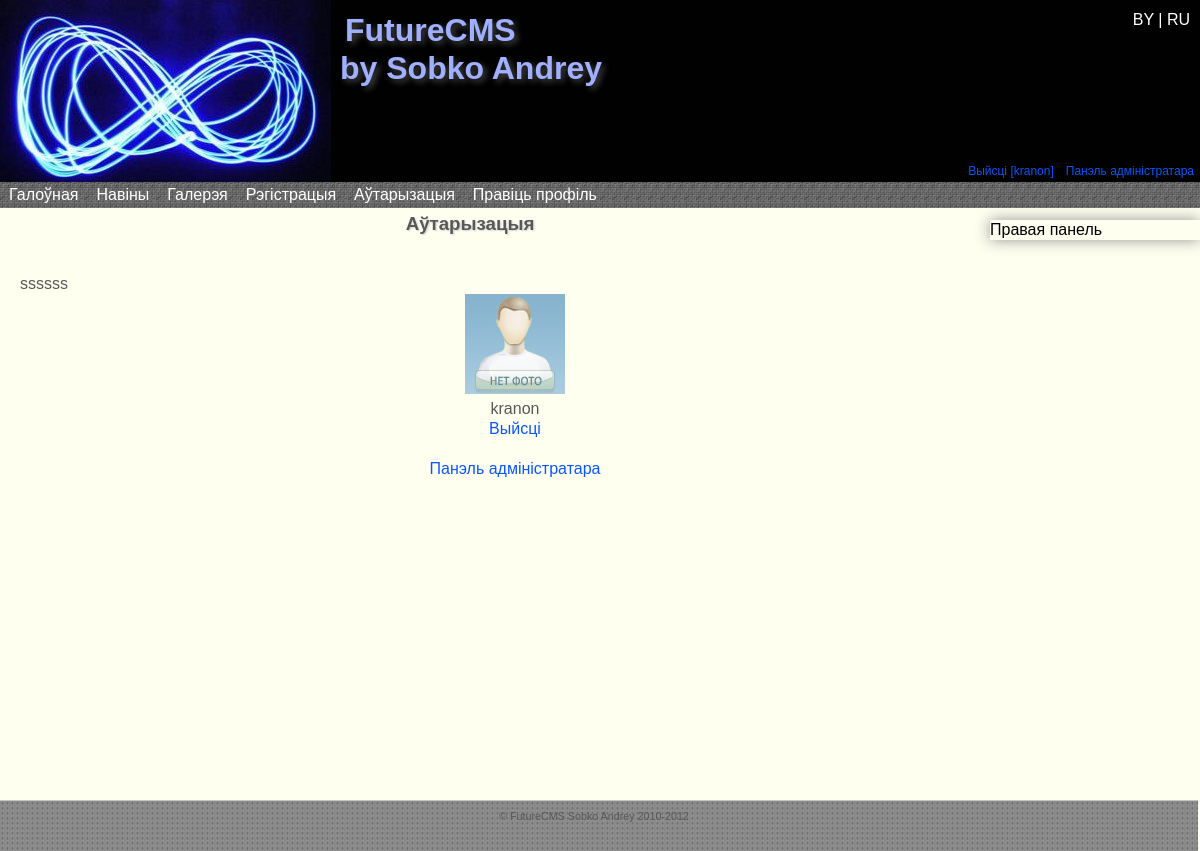
/Avtorizatsiya.php (signed in), run on the app's committed database.
### tables this page shows
CREATE TABLE IF NOT EXISTS `settings` (
  `id` int(11) NOT NULL AUTO_INCREMENT,
  `siteName` varchar(300) NOT NULL,
  `siteHeader` varchar(300) NOT NULL,
  `siteFooter` varchar(300) NOT NULL,
  `metaTitle` varchar(300) NOT NULL,
  `metaKeywords` varchar(300) NOT NULL,
  `metaDescription` varchar(300) NOT NULL,
  `metaCharset` varchar(300) NOT NULL,
  PRIMARY KEY (`id`)
);

CREATE TABLE IF NOT EXISTS `menu` (
  `id` int(11) NOT NULL AUTO_INCREMENT,
  `num` int(11) NOT NULL,
  `lang1` varchar(50) NOT NULL,
  `lang2` varchar(50) NOT NULL,
  `link` text NOT NULL,
  `published` int(11) NOT NULL DEFAULT '0',
  `in` int(2) NOT NULL DEFAULT '0',
  PRIMARY KEY (`id`)
);

CREATE TABLE IF NOT EXISTS `page` (
  `id` int(11) NOT NULL AUTO_INCREMENT,
  `lang1` varchar(150) NOT NULL,
  `lang2` varchar(150) NOT NULL,
  `link` varchar(200) NOT NULL,
  `text_lang1` longtext NOT NULL,
  `text_lang2` longtext NOT NULL,
  `in_menu` int(11) NOT NULL DEFAULT '0',
  PRIMARY KEY (`id`)
);

### core/config.php (called while the page is built, shortened)
<?php
include 'classes/base.class.php';
$db = new DataBase('localhost','root','root');
$db->SelectDataBase('future_cms');
$sql="SELECT `id`,`siteName`,`siteHeader`,`siteFooter`,`metaTitle`,`metaKeywords`,`metaDescription`,`metaCharset` FROM `settings`";
$res=$db->query($sql);
while ($row = mysql_fetch_array($res)){
	$site['lang'.$row['id']]=array(
			'name'=>$row['siteName'],
			'header'=>$row['siteHeader'],
			'footer'=>$row['siteFooter']
		);
}
$site['version']='12.13.5';
?>

### core/classes/base.class.php (the view, shortened to what this page needs)
<?php
class DataBase{
    private $host= '';
    private $user= '';
    private $pass= '';
    private $connection;
    public function __construct($host="",$user="",$pass=""){
        $this->host = $host;
        $this->user = $user;
        $this->pass = $pass;
    }
    public function connect(){
		$this->connection = mysql_connect($this->host,$this->user,$this->pass) or die("could not connect to DB");
        return $this->connection;
    }
	public static function query($sql){
		$res=mysql_query($sql) or die(mysql_error());
		return $res;
    }
    public function MenuRead($lang,$dir=''){
		if($this->connection){
			$sql="SELECT `id`,`num`,`link`,`".$lang."`,`in` FROM `menu` WHERE `published`='1' ORDER BY `num`;";
            $result = self::query($sql);
			while ($row = mysql_fetch_array($result, MYSQL_BOTH)){
				$menu[$row['num']]=array(
						'id'=>$row['id'],
						'in'=>$row['in'],
						'name'=>$row[$lang],
						'link'=>$row['link']
						);
			}
			foreach($menu as $val){
					if ($val['in']==0){
						echo '<li><a href="'.$val['link'].'">'.$val['name'].'</a>';
						echo '<ul>';
						echo '</ul></li>';
					}
				}
        }
    }
    public function ReadPageName($PageLink,$lang){
		if($this->connection){
            $sql="SELECT `".$lang."` FROM `page` WHERE `link` = '".$PageLink."'";
			$result=self::query($sql);
			while ($row = mysql_fetch_array($result, MYSQL_BOTH)){
				$pageData=$row[$lang];
			}
			return $pageData;
        }
    }
    public function WordsTranslate($lang){
		if($this->connection){
			$num=1;
			$sql="SELECT `".$lang."` FROM `language`";
			$result = self::query($sql);
			while ($row = mysql_fetch_array($result, MYSQL_BOTH)){
				$word[$num]=$row[$lang];
				$num++;
			}
			return $word;
        }
    }
}
?>

### core/html_templates/html_template.php (shortened to what this page needs)
<!DOCTYPE html PUBLIC "-//W3C//DTD XHTML 1.0 Strict//EN" "http://www.w3.org/TR/xhtml1/DTD/xhtml1-strict.dtd">
<html xmlns="http://www.w3.org/1999/xhtml">
<head>
    <link rel="stylesheet" href="design/style_main.css" type="text/css" media="screen, projection" />
	<link rel="stylesheet" href="design/droppy.css" type="text/css" media="screen, projection" />
    <link rel="stylesheet" href="design/form_err.css" type="text/css" media="screen, projection" />
	<?php echo $style;?>
</head>
<body>
    <div id="wrapper">
        <div id="header" align="left" class="head_grad">
            <div id="symbol">
                <a href="index.php"><img src="design/symbol.png" class="iePNG"></a>
            </div>
			<div id="lang">
				<a href="core/lang1.php"> BY </a>|<a href="core/lang2.php"> RU </a>
			</div>
            <br /><h1><?php echo $header;?></h1><br />
            <div id="user">
                <?php
                    if ($_SESSION['login']==NULL){
                        echo '<a href="/Avtorizatsiya.php" id="ln">'.$word[1].'</a>
                        <a href="/Registratsiya.php">'.$word[2].'</a>';
                    }
                    else{
                        echo '<a href="core/logout.php"> '.$word[4].' ['.$_SESSION['login'].']</a>';
                    }
                    if (($_SESSION['group']=='1')|($_SESSION['group']=='2')){
                        echo '<a href="core/admin_p/">'.$word[3].'</a>';
                    }
                ?>
            </div>
        </div>
        <div id="middle">
            <div id="menu"class="menu_grad">
                <ul id="nav">
                    <?php $db->MenuRead($lang);?>
                </ul>
            </div>
            <div id="container">
                <div id="content">
                    <h3><?php echo $name;?></h3>
ssssss
                    <?php
		echo $form;
	?>
                </div>
            </div>
            <?php include 'core/sideRight.php';?>
            </div>
            </div>
            <div id="footer" align="center">
            <?php
                echo $footer;
            ?>
        </div>
    </body>
</html>

### core/sideRight.php
<?php
$sql="SELECT `text_".$lang."` FROM `page` WHERE `link`='RightSideBar'";
$result = $db->query($sql);
while ($row = mysql_fetch_array($result)){
	echo $row[0];
}
?>

### design/style_main.css (style rules this page uses)
* { margin: 0; padding: 0; }
html { height: 100%; }
body { font: 1em/1.250em Arial, Tahoma, Verdana, sans-serif; width: 100%; height: 100%; min-height:100%; background: #FFFFFF; position:relative; background-color: #FFFFF0; }
a { color: blue; outline: none; text-decoration: underline; }
p { margin: 0 5px 18px; }
img { border: none; }
#wrapper { position: relative; width: 100%; min-width: 1000px; margin: 0 auto; padding: 0; min-height: 100%; height: auto !important; height: 100%; }
#header { position: relative; height: 185px; background-color: #010101; }
#header h1 { position: absolute; margin-left: 340px; color: #A1AFFF; text-shadow: #494949 0.1em 0.1em 0.2em; }
#user { float: right; margin-top: 120px; }
#user a { padding:3px 6px; font-size: 0.75em; color:#0956fe; text-decoration:none; }
#menu { position: relative; float: left; width: 100%; height: 25px; top:-6px; padding: 0 0 1px 0; color:#FFFFFF; z-index: 5; background-image: url('menu2.jpg'); }
#symbol { position: relative; float: left; }
#lang { position: relative; float: right; right: 10px; top:10px; color: #FFFFFF; z-index: 2; }
#lang a { color: #FFFFFF; text-decoration: none; }
#middle { width: 100%; padding: 0 0 100px; height: 1%; }
#middle:after { content: '.'; display: block; clear: both; visibility: hidden; height: 0; }
#container { width: 100%; float: left; overflow: hidden; }
#content { position: relative; float: left; padding: 40px 230px 0 20px; color: #585858; min-height:100%; width: 75%; }
#content h3 { position: relative; top: -40px; text-shadow: #D2D2D2 0.07em 0.07em 0.1em; text-align: center; }
#sideRight { position: absolute; float: right; width: 210px; top: 220px; right: 0px; box-shadow:#949494 0 0 15px; -moz-box-shadow:#949494 0 0 15px; -webkit-box-shadow:#949494 0 0 15px; }
#footer { position: relative; width: 99%; min-width: 990px; height: 40px; padding: 5px 10px 5px 0; background-image: url('footer.jpg'); color: #585858; font-size: 0.67em; border-top: #C5C5C5 solid 1px; }

### design/droppy.css (style rules this page uses)
#nav { display: block; margin: 0 0 10px 0; padding: 0; position: relative; }
#nav li { display: block; list-style: none; margin: 0; padding: 0; float: left; position: relative; }
#nav a { display: block; }
#nav a { text-decoration:none; color: white; font-size: 1em; padding: 3px 9px 3px 9px; margin-bottom: -1px; }

### data on the page
settings: siteHeader "FutureCMS by Sobko Andrey", siteFooter "© FutureCMS Sobko Andrey 2010-2012"
menu: lang1 "Галоўная"
menu: lang1 "Навіны"
menu: lang1 "Галерэя"
menu: lang1 "Рэгістрацыя"
menu: lang1 "Аўтарызацыя"
menu: lang1 "Правіць профіль"
page: lang1 "Аўтарызацыя"
page: text_lang1 "Правая панель"

### other printed values
$word[4] "Выйсці"
$_SESSION['login'] "kranon"
$word[3] "Панэль адміністратара"
